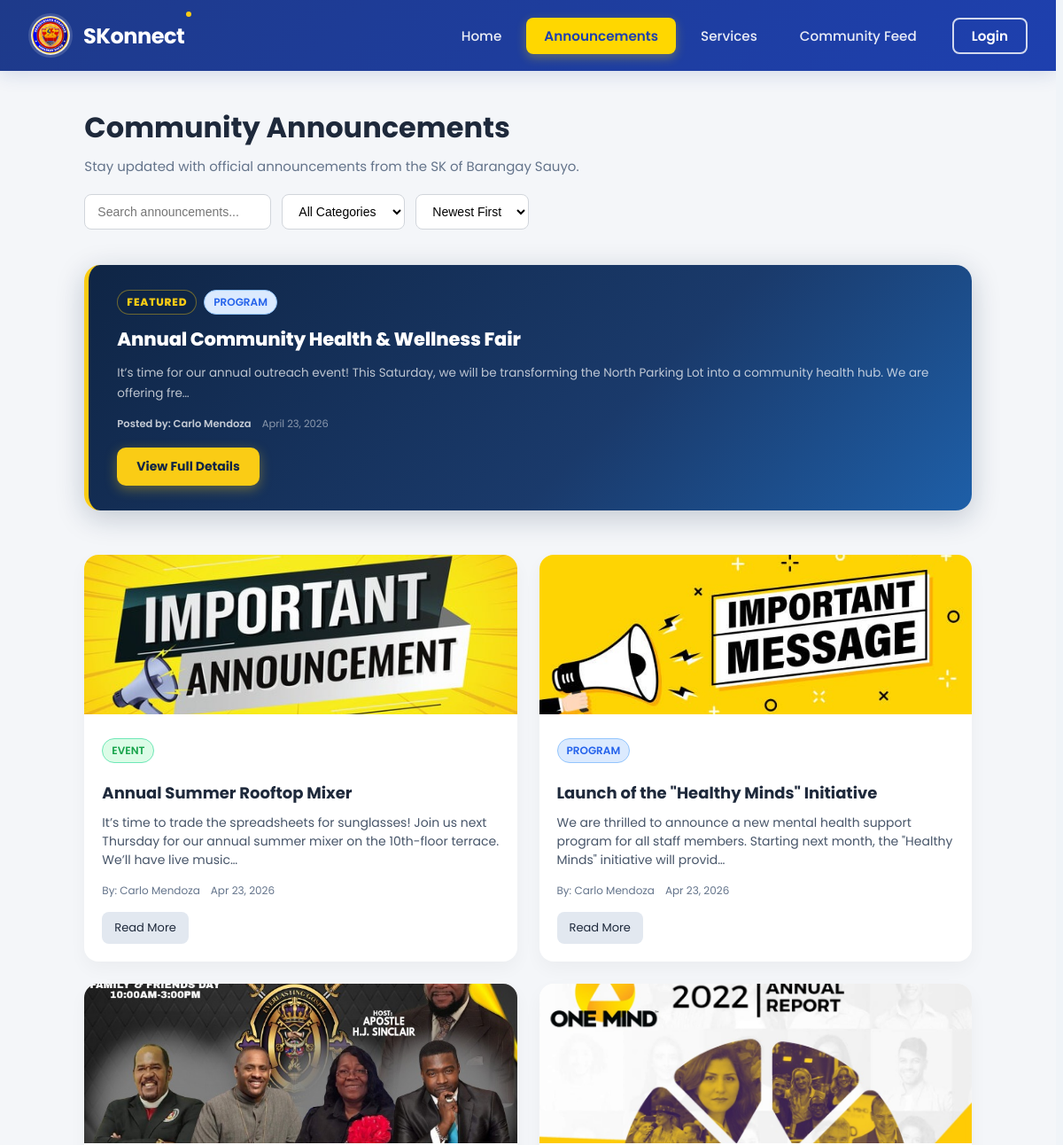
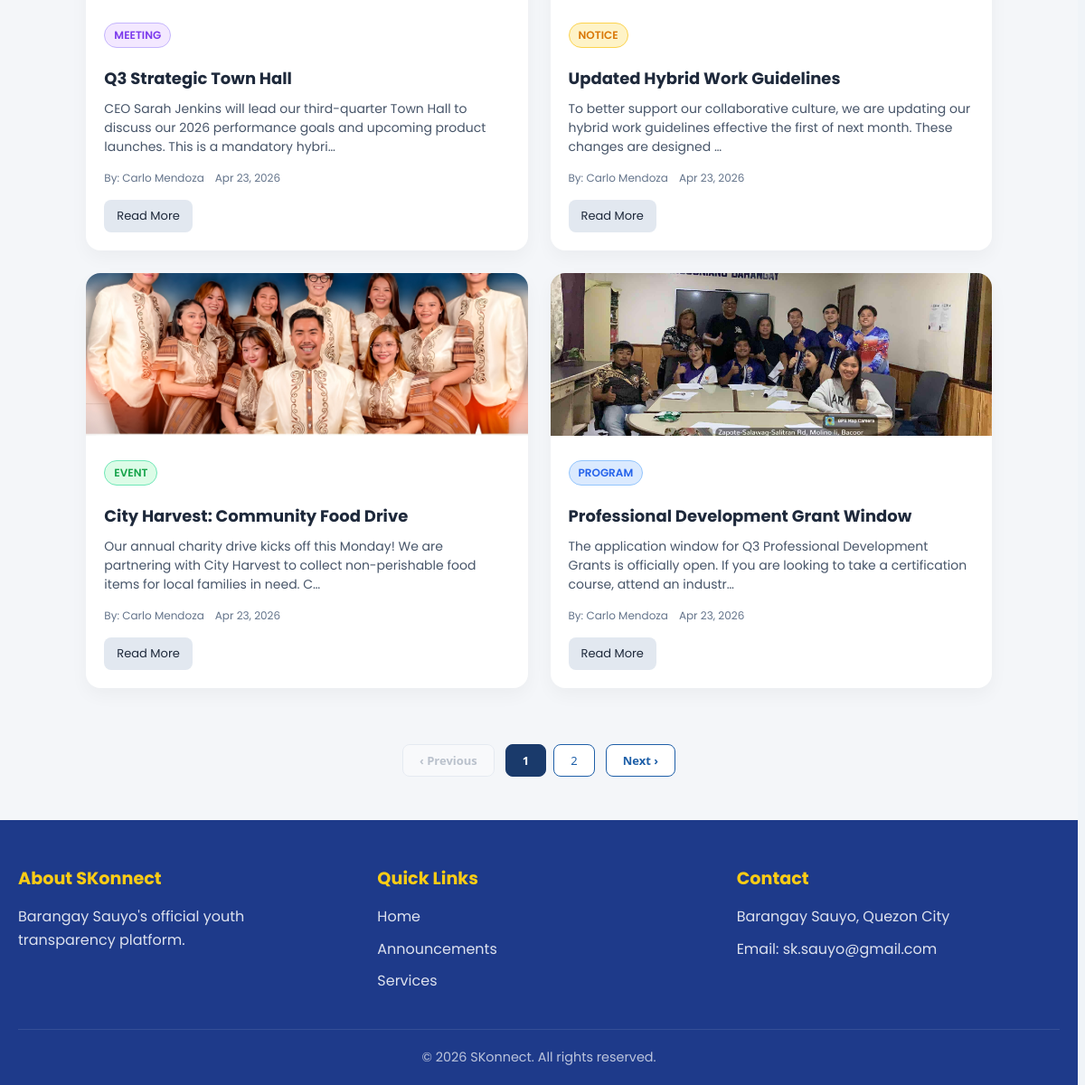
Screenshot of /views/public/announcements.php with the database file from the repository (2 pictures, top to bottom).
### tables this page shows
CREATE TABLE `announcements` (
  `id` int(11) NOT NULL,
  `title` varchar(255) NOT NULL,
  `content` text NOT NULL,
  `category` enum('event','program','notice','meeting','urgent') NOT NULL,
  `featured` tinyint(1) DEFAULT 0,
  `featured_at` timestamp NULL DEFAULT NULL,
  `banner_img` varchar(500) DEFAULT NULL,
  `author_id` int(11) NOT NULL,
  `published_at` timestamp NOT NULL DEFAULT current_timestamp(),
  `updated_at` timestamp NOT NULL DEFAULT current_timestamp() ON UPDATE current_timestamp(),
  `expired_at` date DEFAULT NULL,
  `status` enum('active','draft','archived') NOT NULL DEFAULT 'active',
  `archived_at` timestamp NULL DEFAULT NULL
);

### backend/models/AnnouncementModel.php (called while the page is built, shortened)
<?php
require_once __DIR__ . '/../config/database.php';
class AnnouncementModel {
    private $conn;
    public function __construct() {
        $db = new Database();
        $this->conn = $db->getConnection();
    }
    public function getActive(array $filters = []): array {
        $where  = ["a.status = 'active'"];
        $params = [];
        $where[] = "(a.expired_at IS NULL OR a.expired_at >= CURDATE())";
        $sort = match($filters['sort'] ?? 'newest') {
            'oldest' => 'a.published_at ASC',
            default  => 'a.published_at DESC',
        };
        $whereClause = 'WHERE ' . implode(' AND ', $where);
        $sql = "SELECT a.*, CONCAT(u.first_name, ' ', u.last_name) AS author_name
                FROM announcements a
                JOIN users u ON u.id = a.author_id
                {$whereClause}
                ORDER BY {$sort}";
        $stmt = $this->conn->prepare($sql);
        $stmt->execute($params);
        return $stmt->fetchAll(PDO::FETCH_ASSOC);
    }
    public function getFeatured(): array|false {
        $stmt = $this->conn->prepare(
            "SELECT a.*, CONCAT(u.first_name, ' ', u.last_name) AS author_name
             FROM announcements a
             JOIN users u ON u.id = a.author_id
             WHERE a.featured = 1 AND a.status = 'active'
               AND (a.expired_at IS NULL OR a.expired_at >= CURDATE())
             ORDER BY a.featured_at DESC
             LIMIT 1"
        );
        $stmt->execute();
        return $stmt->fetch(PDO::FETCH_ASSOC);
    }
}
?>

### backend/config/database.php (called while the page is built, shortened)
<?php
class Database {
    private $host = "localhost";
    private $db_name = "skonnect";
    private $username = "root";
    private $password = "";
    public function getConnection() {
        $this->conn = null;
        try {
            $this->conn = new PDO(
                "mysql:host=" . $this->host . ";dbname=" . $this->db_name,
                $this->username,
                $this->password
            );
            $this->conn->setAttribute(PDO::ATTR_ERRMODE, PDO::ERRMODE_EXCEPTION);
            $this->conn->exec("set names utf8mb4");
        } catch(PDOException $exception) {
            header('Content-Type: application/json');
            echo json_encode([
                "status" => "error",
                "message" => "Database connection failed: " . $exception->getMessage()
            ]);
            exit;
        }
        return $this->conn;
    }
}
?>

### views/public/announcements.php (the view, shortened to what this page needs)
<!DOCTYPE html>
<html lang="en">
<head>
    <link rel="stylesheet" href="../../styles/global.css">
    <link rel="stylesheet" href="../../styles/public/announcements.css">
    <link rel="stylesheet" href="../../styles/public/header.css">
    <link rel="stylesheet" href="../../styles/public/footer.css">
</head>
<body>
<?php
require_once __DIR__ . '/../../backend/models/AnnouncementModel.php';
$annModel = new AnnouncementModel();
$annModel->archiveExpired();
$featured = $annModel->getFeatured();
$annList  = $annModel->getActive();
?>
<?php include __DIR__ . '/../../components/public/navbar.php'; ?>
<main class="announcements-page">
    <section class="announcements-header">
        <div class="header-text">
            <h1>Community Announcements</h1>
            <p>Stay updated with official announcements from the SK of Barangay Sauyo.</p>
        </div>
        <div class="header-controls">
            <input type="text" id="pub-search" placeholder="Search announcements..." class="search-input">
            <select id="pub-category" class="filter-category">
                <option value="all">All Categories</option>
            </select>
            <select id="pub-sort" class="sort-order">
                <option value="newest">Newest First</option>
            </select>
        </div>
    </section>
    <?php if ($featured): ?>
    <section class="featured-section">
        <article class="featured-announcement">
            <div class="featured-badges">
                <span class="badge featured-badge">FEATURED</span>
                <span class="badge <?= htmlspecialchars($featured['category']) ?>">
                    <?= ucfirst(htmlspecialchars($featured['category'])) ?>
                </span>
            </div>
            <h2><?= htmlspecialchars($featured['title']) ?></h2>
            <p><?= htmlspecialchars(mb_substr(strip_tags($featured['content']), 0, 150)) ?>…</p>
            <div class="meta">
                <span>Posted by: <?= htmlspecialchars($featured['author_name']) ?></span>
                <time datetime="<?= date('Y-m-d', strtotime($featured['published_at'])) ?>">
                    <?= date('F j, Y', strtotime($featured['published_at'])) ?>
                </time>
            </div>
            <a href="announcement_view.php?id=<?= (int)$featured['id'] ?>" class="btn-primary">View Full Details</a>
        </article>
    </section>
    <?php endif; ?>
    <section class="announcements-list">
        <div class="announcements-grid" id="pub-grid">
            <?php if (empty($annList)): ?>
            <p class="no-results-msg" style="grid-column:1/-1;padding:2rem;text-align:center;color:#64748b;">
                No announcements available at this time.
            </p>
            <?php else: ?>
            <?php foreach ($annList as $ann): ?>
            <article class="announcement-card"
                     data-category="<?= htmlspecialchars($ann['category']) ?>"
                     data-title="<?= htmlspecialchars(strtolower($ann['title'])) ?>"
                     data-date="<?= htmlspecialchars($ann['published_at']) ?>">
                <div class="card-image">
                    <?php if ($ann['banner_img']): ?>
                        <img src="<?= htmlspecialchars($ann['banner_img']) ?>" alt="<?= htmlspecialchars($ann['title']) ?>">
                    <?php else: ?>
                        <div class="card-image-placeholder"></div>
                    <?php endif; ?>
                </div>
                <div class="card-content">
                    <div class="card-badges">
                        <span class="badge <?= htmlspecialchars($ann['category']) ?>">
                            <?= ucfirst(htmlspecialchars($ann['category'])) ?>
                        </span>
                    </div>
                    <h3><?= htmlspecialchars($ann['title']) ?></h3>
                    <p class="excerpt">
                        <?= htmlspecialchars(mb_substr(strip_tags($ann['content']), 0, 150)) ?>…
                    </p>
                    <div class="card-meta">
                        <span>By: <?= htmlspecialchars($ann['author_name']) ?></span>
                        <time datetime="<?= date('Y-m-d', strtotime($ann['published_at'])) ?>">
                            <?= date('M j, Y', strtotime($ann['published_at'])) ?>
                        </time>
                    </div>
                    <div class="card-actions">
                        <a href="announcement_view.php?id=<?= (int)$ann['id'] ?>" class="btn-secondary">Read More</a>
                    </div>
                </div>
            </article>
            <?php endforeach; ?>
            <?php endif; ?>
        </div>
    </section>
    <section class="pagination">
        <button class="page-btn" id="pub-prev" disabled>&#8249; Previous</button>
        <div id="pub-page-numbers" style="display:flex;gap:.5rem;align-items:center;"></div>
        <button class="page-btn" id="pub-next">Next &#8250;</button>
    </section>
</main>
<?php include __DIR__ . '/../../components/public/footer.php'; ?>
</body>
</html>

### components/public/navbar.php (shortened to what this page needs)
<?php
$currentPage = basename($_SERVER['PHP_SELF']);
$navActiveMap = [
    'announcement_view.php' => 'announcements.php',
    'public_thread_view.php' => 'community.php',
];
$activeTarget = $navActiveMap[$currentPage] ?? $currentPage;
function navLink(string $href, string $label, string $activeTarget): string
{
    $file   = basename($href);
    $active = ($file === $activeTarget) ? ' active' : '';
    return "<li><a href=\"{$href}\" class=\"nav-link{$active}\">{$label}</a></li>";
}
?>
<nav id="navbar">
    <div class="navbar-container">
        <a href="main.php" class="navbar-logo">
            <img src="../../assets/img/loger.jpg" alt="SK Logo">
            <span>SKonnect</span>
        </a>
        <ul class="navbar-menu" id="navbarMenu">
            <?= navLink('main.php',          'Home',           $activeTarget) ?>
            <?= navLink('announcements.php', 'Announcements',  $activeTarget) ?>
            <?= navLink('services.php',      'Services',       $activeTarget) ?>
            <?= navLink('community.php',     'Community Feed', $activeTarget) ?>
            <?= navLink('../auth/login.php', 'Login',          $activeTarget) ?>
        </ul>
    </div>
</nav>

### components/public/footer.php
<footer id="footer">
    <div class="footer-container">
        <div class="footer-section">
            <h3>About SKonnect</h3>
            <p>Barangay Sauyo's official youth transparency platform.</p>
        </div>
        <div class="footer-section">
            <h3>Quick Links</h3>
            <a href="index.php">Home</a>
            <a href="announcements.php">Announcements</a>
            <a href="services.php">Services</a>
        </div>
        <div class="footer-section">
            <h3>Contact</h3>
            <p>Barangay Sauyo, Quezon City</p>
            <p>Email: sk.sauyo@gmail.com</p>
        </div>
    </div>
    <div class="footer-bottom">
        <p>&copy; <?= date('Y') ?> SKonnect. All rights reserved.</p>
    </div>
</footer>

### styles/global.css (style rules this page uses)
:root { --primary-blue: #1e3a8a; --secondary-blue: #2563eb; --accent-yellow: #facc15; --text-dark: #1f2937; --text-light: #6b7280; --bg-light: #f8f9fa; --white: #ffffff; --border-color: #e5e7eb; --bg: #f0f3f8; --surface: #ffffff; --surface-2: #f8fafc; --border: #e2e8f0; --text-primary: #0f172a; --text-secondary: #475569; --text-muted: #94a3b8; --accent: #2563eb; --accent-hover: #1d4ed8; --shadow-sm: 0 1px 3px rgba(0, 0, 0, 0.06), 0 1px 2px rgba(0, 0, 0, 0.04); --shadow-md: 0 4px 12px rgba(0, 0, 0, 0.07), 0 2px 6px rgba(0, 0, 0, 0.04); --shadow-lg: 0 10px 28px rgba(0, 0, 0, 0.08), 0 4px 10px rgba(0, 0, 0, 0.04); --radius-sm: 8px; --radius-md: 14px; --radius-lg: 20px; --font-display: "DM Serif Display", Georgia, serif; --font-body: "DM Sans", Arial, sans-serif; --navy: #0f2545; --navy-mid: #1a3a6b; --blue: #1e5fa8; --blue-light: #2e7dd1; --gold: #c8922a; --gold-light: #e8b94a; --bg: #f0f4f8; --surface: #ffffff; --border: #d1dae6; --text-head: #0f2545; --text-body: #334155; --text-muted: #64748b; --red: #c0392b; --green: #1a7a4a; --radius: 10px; --shadow: 0 2px 12px rgba(15, 37, 69, 0.08); --shadow-md: 0 4px 24px rgba(15, 37, 69, 0.12); }
*, *::before, *::after { box-sizing: border-box; margin: 0; padding: 0; }
html { scroll-behavior: smooth; font-family: "Poppins", sans-serif; overflow-y: scroll; scrollbar-gutter: stable; }
body { background: var(--bg); color: var(--text-body); font-family: "Poppins", sans-serif; }
.announcements-grid { display: grid; grid-template-columns: repeat(auto-fill, minmax(300px, 1fr)); gap: 20px; }
.page-btn { padding: 8px 18px; font-size: 13px; font-weight: 600; font-family: "Segoe UI", Tahoma, Geneva, Verdana, sans-serif; color: var(--blue); background: var(--surface); border: 1.5px solid var(--blue); border-radius: 8px; cursor: pointer; transition: background 0.15s, color 0.15s; }
.page-btn:disabled { opacity: 0.4; cursor: not-allowed; border-color: var(--border); color: var(--text-muted); }

### styles/public/header.css (style rules this page uses)
#navbar { background: linear-gradient(135deg, var(--primary-blue) 0%, #1e40af 100%); box-shadow: 0 4px 20px rgba(30, 58, 138, 0.15); position: sticky; top: 0; z-index: 1000; }
.navbar-container { max-width: 1280px; margin: 0 auto; padding: 0 32px; display: flex; justify-content: space-between; align-items: center; height: 80px; }
.navbar-logo::before { content: ""; position: absolute; width: 6px; height: 6px; background: var(--accent-yellow); border-radius: 50%; top: -2px; right: -8px; }
.navbar-logo { display: flex; align-items: center; gap: 12px; text-decoration: none; color: var(--white); font-weight: 700; font-size: 1.5rem; letter-spacing: -0.5px; position: relative; transition: transform 0.3s ease; }
.navbar-logo img { height: 50px; width: auto; object-fit: contain; border-radius: 50%; border: 3px solid rgba(255, 255, 255, 0.15); }
.navbar-menu { display: flex; list-style: none; gap: 8px; align-items: center; }
.navbar-menu li { display: inline-block; }
.navbar-menu a { text-decoration: none; color: rgba(255, 255, 255, 0.9); font-weight: 500; font-size: 0.95rem; transition: all 0.3s ease; padding: 10px 20px; border-radius: 8px; }
.navbar-menu a.active { color: #1e40af; background: #ffd700; font-weight: 600; box-shadow: 0 4px 12px rgba(255, 215, 0, 0.3); }
.navbar-menu li:last-child a { background: transparent; color: var(--white); font-weight: 600; margin-left: 12px; border: 2px solid rgba(255, 255, 255, 0.8); border-radius: 8px; padding: 8px 20px; }

### styles/public/footer.css (style rules this page uses)
#footer { background: var(--primary-blue); color: var(--white); padding: 50px 20px 20px; margin-top: auto; }
.footer-container { max-width: 1200px; margin: 0 auto; display: grid; grid-template-columns: repeat(auto-fit, minmax(250px, 1fr)); gap: 40px; margin-bottom: 30px; }
.footer-section h3 { font-size: 1.2rem; margin-bottom: 15px; color: var(--accent-yellow); }
.footer-section p, .footer-section a { color: rgba(255, 255, 255, 0.85); text-decoration: none; display: block; margin-bottom: 10px; line-height: 1.6; }
.footer-bottom { text-align: center; padding-top: 20px; border-top: 1px solid rgba(255, 255, 255, 0.1); color: rgba(255, 255, 255, 0.7); font-size: 0.9rem; }

### rows the page displays
announcements: category "PROGRAM", title "Annual Community Health & Wellness Fair", content "It’s time for our annual outreach event! This Saturday, we will be transforming the North Parking Lot into a community health hub. We are offering fre", published_at "April 23, 2026"
announcements: banner_img (picture), category "EVENT", title "Annual Summer Rooftop Mixer", content "It’s time to trade the spreadsheets for sunglasses! Join us next Thursday for our annual summer mixer on the 10th-floor terrace. We’ll have live music", author_name "Carlo Mendoza", published_at "Apr 23, 2026"
announcements: banner_img (picture), category "PROGRAM", title "Launch of the \"Healthy Minds\" Initiative", content "We are thrilled to announce a new mental health support program for all staff members. Starting next month, the \"Healthy Minds\" initiative will provid", author_name "Carlo Mendoza", published_at "Apr 23, 2026"
announcements: banner_img (picture), category "MEETING", title "Q3 Strategic Town Hall", content "CEO Sarah Jenkins will lead our third-quarter Town Hall to discuss our 2026 performance goals and upcoming product launches. This is a mandatory hybri", author_name "Carlo Mendoza", published_at "Apr 23, 2026"
announcements: banner_img (picture), category "NOTICE", title "Updated Hybrid Work Guidelines", content "To better support our collaborative culture, we are updating our hybrid work guidelines effective the first of next month. These changes are designed", author_name "Carlo Mendoza", published_at "Apr 23, 2026"
announcements: banner_img (picture), category "EVENT", title "City Harvest: Community Food Drive", content "Our annual charity drive kicks off this Monday! We are partnering with City Harvest to collect non-perishable food items for local families in need. C", author_name "Carlo Mendoza", published_at "Apr 23, 2026"
announcements: banner_img (picture), category "PROGRAM", title "Professional Development Grant Window", content "The application window for Q3 Professional Development Grants is officially open. If you are looking to take a certification course, attend an industr", author_name "Carlo Mendoza", published_at "Apr 23, 2026"

### other values shown
$label "Home Announcements Services Community Feed Login"
$featured['author_name'] "Carlo Mendoza"
